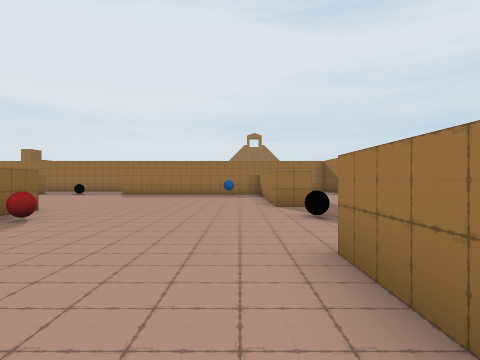
[1] (above)

24 first-person views from a walk through a Unity game level. The camera is 1.5 m above the floor, looks level and sees 70° across. The floor is counted in squares, 2 m on a side. Each view is taken from the middle of a square. On the plan, view 1 faces up. The plan holds only what a view shows up to about 11 squares ahead; the rest is blank. The place goes on beyond the plan. The player character is not drawn. Some animated figures are not drawn.

[2]
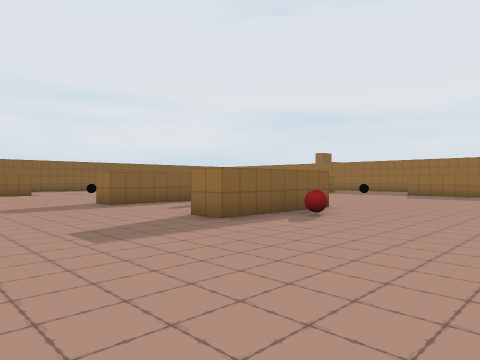

[3]
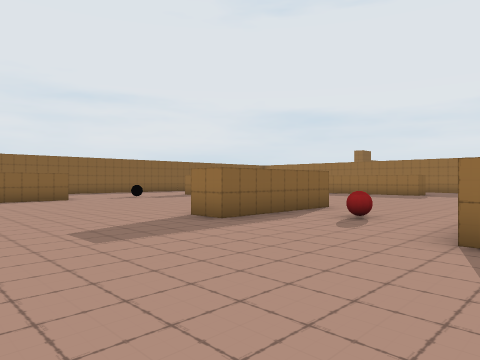

[4]
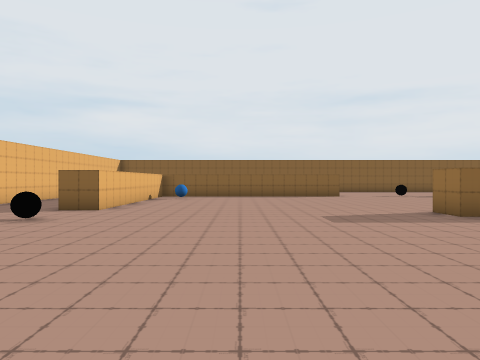

[5]
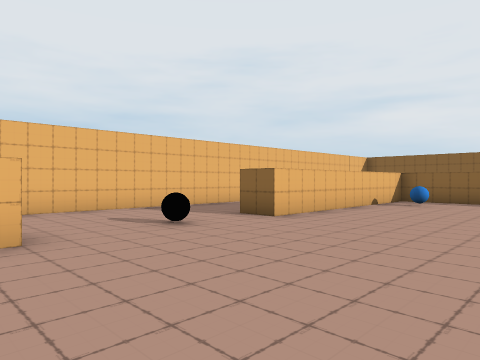

[6]
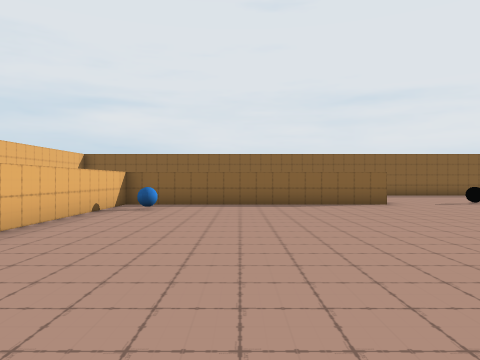

[7]
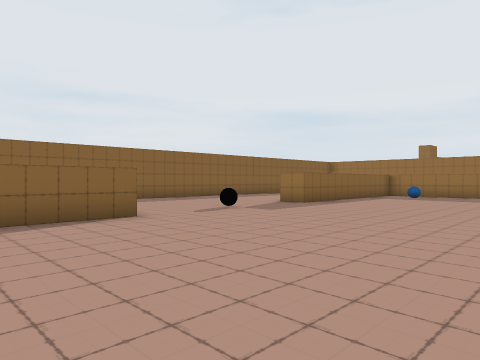

[8]
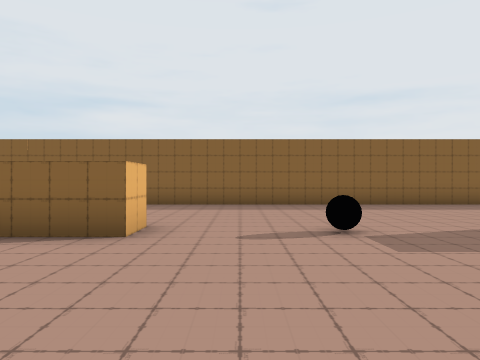

[9]
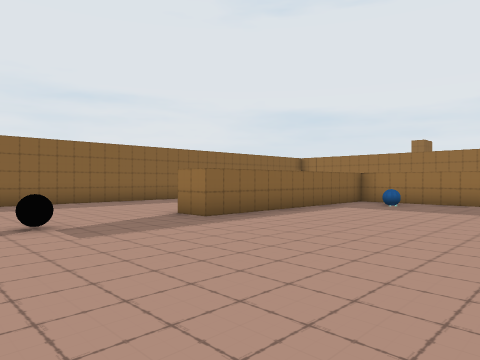

[10]
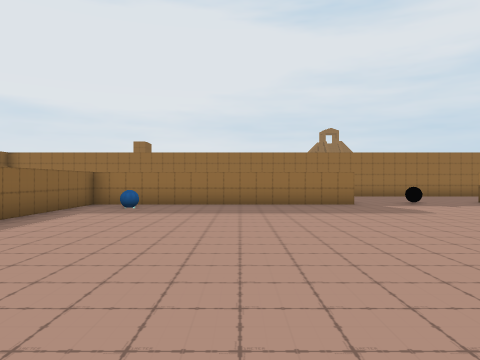

[11]
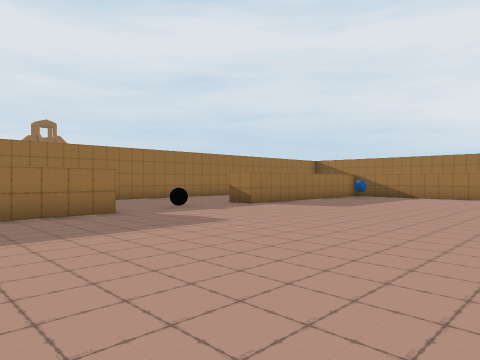

[12]
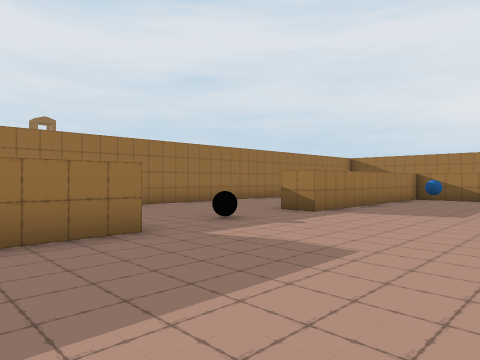

[13]
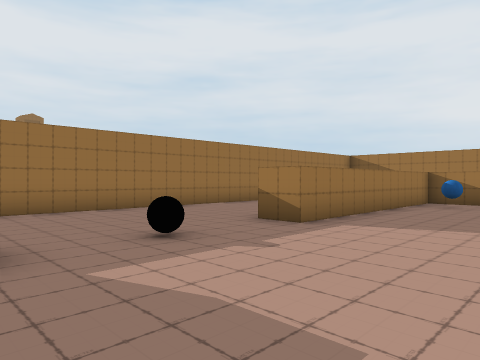

[14]
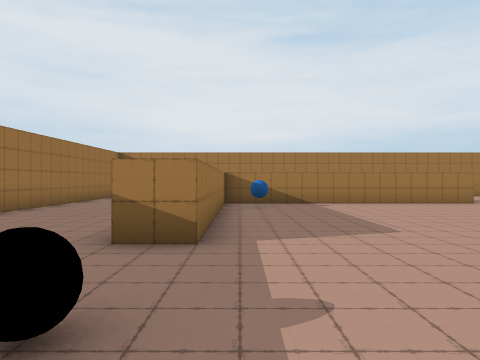

[15]
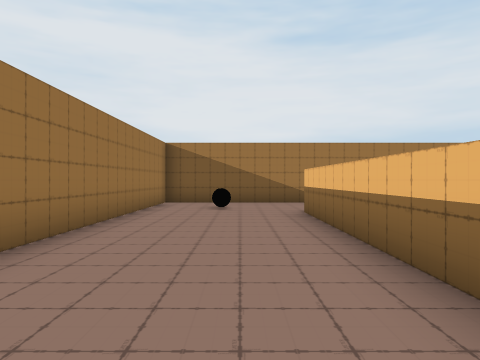

[16]
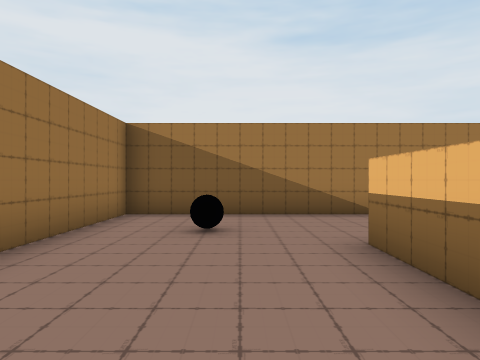

[17]
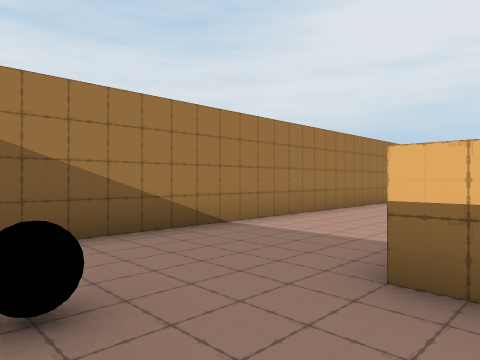

[18]
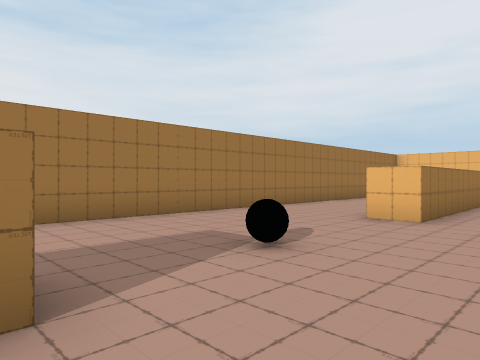

[19]
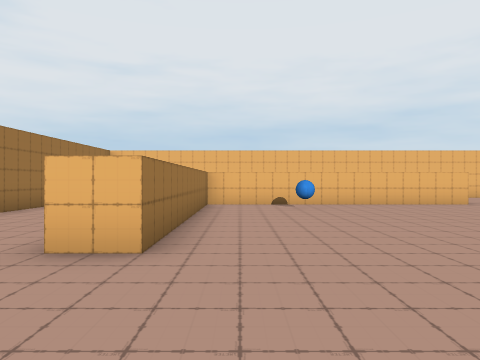

[20]
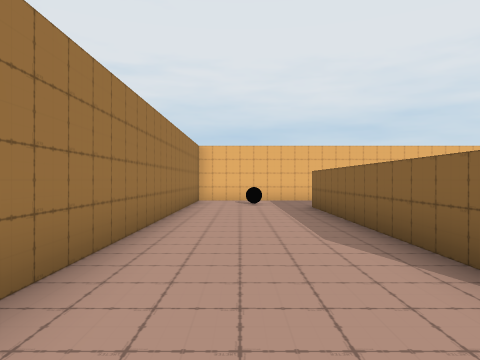

[21]
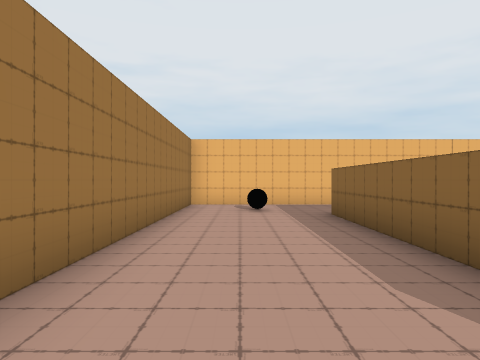

[22]
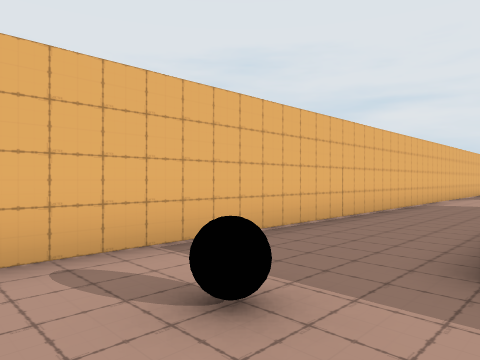

[23]
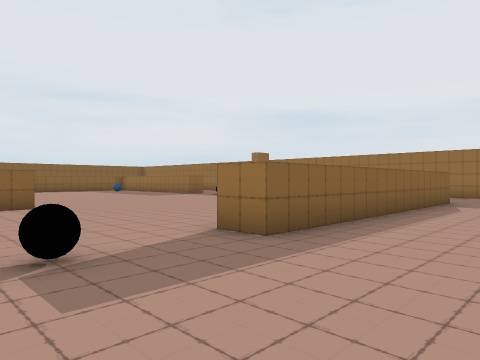

[24]
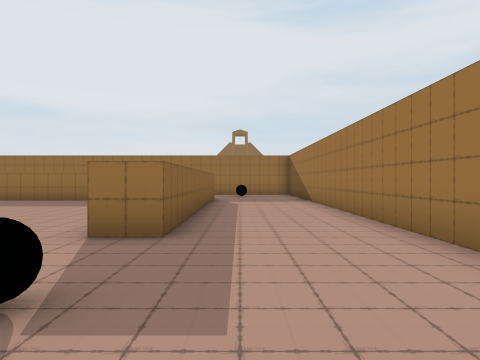

### Floor plan
Points are (right, up) in squares from view 1. A wall is a line through its corners. A room is listed if a view was taken in it or the views show most of it. See-through windows are left out.
Room 1 (views 1, 2, 3, 4, 5, 6, 7, 8, 9, 10, 11, 12, 13, 14, 15, 16, 17, 18, 19, 20, 21, 22, 23, 24)
walls: (-10, 8.5) (-10, 4.5) (-11, 4.5); (-5, 8.6) (-5, 4.5) (-6, 4.5); (-10.4, 17.5) (-18.5, 17.5) (-18.5, 10.5) (-19.5, 10.5); (-19.5, 4.5) (-18.5, 4.5) (-18.5, -3.5) (-11.5, -3.5) (-11.5, -4.5); (-7, -3.5) (1, -3.5) (1, 3.5) (2, 3.5); (-3.9, 18.5) (2, 18.5) (2, 9.5) (1, 9.5) (1, 11); (2, 2.3) (2, -4.5); (1, 16.1) (1, 17.5) (-6, 17.5) (-6, 18.5); (-14, -7.5) (5.5, -7.5) (5.5, 22.5) (-9.5, 22.5); (-24.5, 13.4) (-24.5, 3.1)
objects: other object (-19, 7); other object (-17, -2); other object (-17, 16); other object (-9, -4); other object (-8, 7); other object (-8, 18); other object (-4, 7); other object (-2, -2); other object (-1, 16); other object (2, 7); other object (3, 20); other object (4, -6)

Positions as (right, up) in squares from view 1, and headings:
1: (0, 0), facing up
2: (0, 0), facing up-left
3: (-5, 0), facing up-left
4: (-3, 0), facing left
5: (-6, 1), facing down-left
6: (-8, 0), facing left
7: (-12, 1), facing up-left
8: (-14, 6), facing left
9: (-13, 6), facing up-left
10: (-14, 7), facing up
11: (-14, 10), facing up-right
12: (-13, 13), facing up-right
13: (-11, 14), facing up-right
14: (-10, 17), facing right
15: (-6, 20), facing right
16: (-2, 20), facing right
17: (1, 21), facing down-right
18: (-1, 10), facing down-right
19: (0, 7), facing down
20: (4, 5), facing down
21: (4, 3), facing down
22: (5, -4), facing down-left
23: (5, 6), facing up-left
24: (3, 5), facing up
